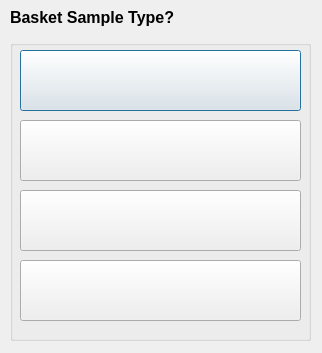
<ui version="4.0" >
 <class>typeselDialog</class>
 <widget class="QDialog" name="typeselDialog" >
  <property name="geometry" >
   <rect>
    <x>0</x>
    <y>0</y>
    <width>322</width>
    <height>353</height>
   </rect>
  </property>
  <property name="windowTitle" >
   <string>Sample Type</string>
  </property>
  <widget class="QGroupBox" name="typeBox" >
   <property name="enabled" >
    <bool>true</bool>
   </property>
   <property name="geometry" >
    <rect>
     <x>10</x>
     <y>40</y>
     <width>301</width>
     <height>301</height>
    </rect>
   </property>
   <property name="title" >
    <string/>
   </property>
   <widget class="QPushButton" name="btn_0" >
    <property name="geometry" >
     <rect>
      <x>10</x>
      <y>10</y>
      <width>281</width>
      <height>61</height>
     </rect>
    </property>
    <property name="font" >
     <font>
      <pointsize>14</pointsize>
     </font>
    </property>
    <property name="text" >
     <string/>
    </property>
   </widget>
   <widget class="QPushButton" name="btn_1" >
    <property name="geometry" >
     <rect>
      <x>10</x>
      <y>80</y>
      <width>281</width>
      <height>61</height>
     </rect>
    </property>
    <property name="font" >
     <font>
      <pointsize>14</pointsize>
     </font>
    </property>
    <property name="text" >
     <string/>
    </property>
   </widget>
   <widget class="QPushButton" name="btn_2" >
    <property name="geometry" >
     <rect>
      <x>10</x>
      <y>150</y>
      <width>281</width>
      <height>61</height>
     </rect>
    </property>
    <property name="font" >
     <font>
      <pointsize>14</pointsize>
     </font>
    </property>
    <property name="text" >
     <string/>
    </property>
   </widget>
   <widget class="QPushButton" name="btn_3" >
    <property name="geometry" >
     <rect>
      <x>10</x>
      <y>220</y>
      <width>281</width>
      <height>61</height>
     </rect>
    </property>
    <property name="font" >
     <font>
      <pointsize>14</pointsize>
     </font>
    </property>
    <property name="text" >
     <string/>
    </property>
   </widget>
  </widget>
  <widget class="QLabel" name="label" >
   <property name="geometry" >
    <rect>
     <x>10</x>
     <y>0</y>
     <width>249</width>
     <height>34</height>
    </rect>
   </property>
   <property name="font" >
    <font>
     <pointsize>12</pointsize>
     <weight>75</weight>
     <bold>true</bold>
    </font>
   </property>
   <property name="text" >
    <string>Basket Sample Type?</string>
   </property>
  </widget>
 </widget>
 <resources/>
 <connections/>
</ui>
